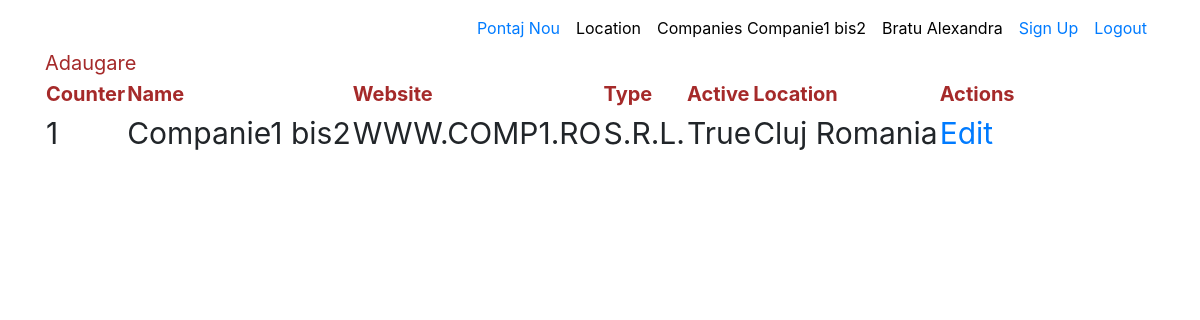
The app's page /companies/ (signed in) with its own data.
### aplicatie2/models.py (models this page shows, shortened)
class Companies(models.Model):
    name = models.CharField(max_length=50)
    website = models.CharField(max_length=100)
    type = models.CharField(max_length=10, choices=companies_choices)
    active = models.BooleanField(default=True)
    location = models.ForeignKey(Location, on_delete=models.CASCADE)

### aplicatie1/models.py (models this page shows, shortened)
class Location(models.Model):
    country = models.CharField(max_length=100)
    city = models.CharField(max_length=100)

### aplicatie2/views.py (the view)
# urls.py: path('', views.HomeIndex.as_view(), name="home"),
class HomeIndex(LoginRequiredMixin, ListView):
    model = Companies
    template_name = 'aplicatie2/companies_index.html'
    def get_context_data(self, *, object_list=None, **kwargs):
        context = super(HomeIndex, self).get_context_data(**kwargs)
        print(self.request.user.userextend.customer.id)
        context['all_companies'] = Companies.objects.filter(id=self.request.user.userextend.customer.id)
        return context

### proiect/context_processors.py (called while the page is built)
def get_company_name(request):
    if request.user.is_authenticated:
        return {'customer_name': request.user.userextend.customer.name}
    else:
        return {}

def is_ready_to_word(request):
    if request.user.is_authenticated:
        if Pontaj.objects.filter(user_id=request.user.id,  end_date=None).exists() is True:
            return {'ready_to_work': False}
        return {'ready_to_work': True}
    return {}

### templates/aplicatie2/companies_index.html
{% extends 'base.html' %}
{% block content %}
    <br>
    <br>
    <a href="{% url 'aplicatie2:adaugare' %}" class="header_style">Adaugare</a>
    <table id="id_tabel">
        <thead class="header_style">
        <th>Counter</th>
        <th>Name</th>
        <th>Website</th>
        <th>Type</th>
        <th>Active</th>
        <th>Location</th>
        <th>Actions</th>
        </thead>
        <tbody>
        {% for item in all_companies %}
            <tr>
                <td>{{ forloop.counter }}</td>
                <td>{{ item.name }}</td>
                <td>{{ item.website|upper }}</td>
                <td>{{ item.type }}</td>
                <td>{{ item.active }}</td>
                <td>{{ item.location.city }} {{ item.location.country }}</td>
                <td><a href="{% url 'aplicatie2:modificare' item.id %}">Edit</a></td>
            </tr>
        {% endfor %}
        </tbody>
    </table>
{% endblock %}

### templates/base.html (shortened to what this page needs)
<!DOCTYPE html>
<html lang="en">
<head>
    {% load static %}
    <link rel="stylesheet" href="https://maxcdn.bootstrapcdn.com/bootstrap/4.0.0/css/bootstrap.min.css"
>
    <link href="{% static 'css/style.css' %}" rel="stylesheet">
</head>
<body class="about-us">
<nav class="navbar navbar-expand-lg fixed-top navbar-transparent nav-down" color-on-scroll="200">
    <div class="container">
        <div class="collapse navbar-collapse">
            <ul class="navbar-nav ml-auto">
                {% if request.user.is_authenticated %}
                {% if ready_to_work %}
                <li class="nav-item">
                    <a class="nav-link" href="{% url 'userprofile:pontaj' %}">
                        Pontaj Nou
                    </a>
                </li>
                {% else %}
                <li class="nav-item">
                    <a class="nav-link" href="{% url 'userprofile:stop' request.user.id %}">
                        Ai pontat deja
                    </a>
                </li>
                {% endif %}
                {% endif %}
                <li class="nav-item">
                    <a href="{% url 'aplicatie1:home' %}" class="nav-link" style="color:black">
                        Location
                    </a>
                </li>
                <li class="nav-item">
                    <a href="{% url 'aplicatie2:home' %}" class="nav-link" style="color:black">
                        Companies {{ customer_name }}
                    </a>
                </li>
                {% if request.user.is_authenticated %}
                    <li class="nav-item">
                        <a href="{% url 'userprofile:update_profile' request.user.id %}" class="nav-link"
                           style="color: black">{{ request.user.first_name }} {{ request.user.last_name }}</a>
                    </li>
                {% endif %}
                <li class="nav-item">
                    <a href="{% url 'userprofile:new_account' %}" class="nav-link">
                        Sign Up
                    </a>
                </li>
                {% if request.user.is_authenticated == True %}
                    <li class="nav-item">
                        <a href="{% url 'logout' %}" class="nav-link">
                            Logout
                        </a>
                    </li>
                {% endif %}
            </ul>
        </div>
    </div>
</nav>
<div class="page-header page-header-small">
    <div class="content-center">
        <div class="container">
            {% block content %}
            {% endblock %}
        </div>
    </div>
</div>
</body>
</html>

### static/css/style.css (style rules this page uses)
.header_style { font-size: 20px; color: brown; }
#id_tabel { font-size: 30px; }

### records on screen
Companies: name "Companie1 bis2", website "WWW.COMP1.RO", type "S.R.L.", active "True", location.city "Cluj", location.country "Romania"

### other values on screen
{{ request.user.first_name }} "Bratu"
{{ request.user.last_name }} "Alexandra"
